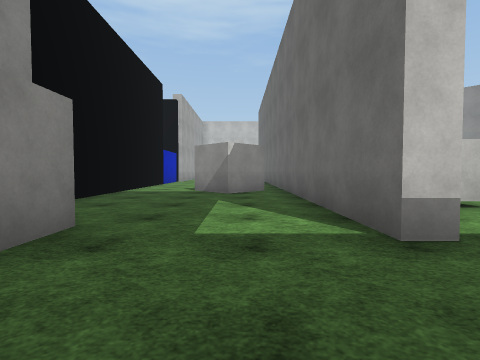
[1] (above)

24 first-person views from a walk through a 3-D level made in the Unity game engine. The camera is 1.2 m above the floor, tilts 2° down and sees 85° across. The floor is counted in squares, 2 m on a side. Each view is taken from the middle of a square. On the plan, view 1 faces up. The plan holds only what a view shows up to about 9 squares ahead; the rest is blank. The place goes on beyond the plan. The player is left out. Surface patterns are stand-ins for the level's own textures.

[2]
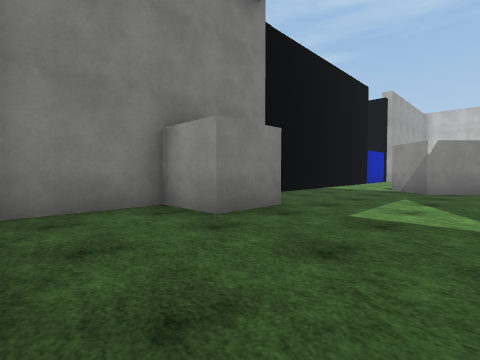

[3]
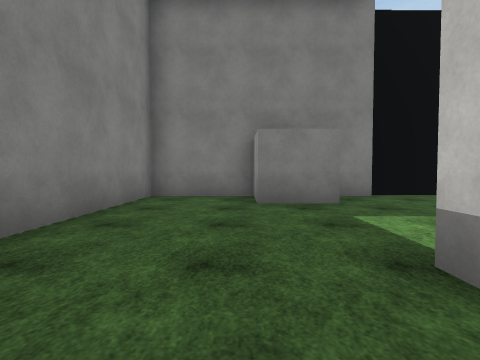

[4]
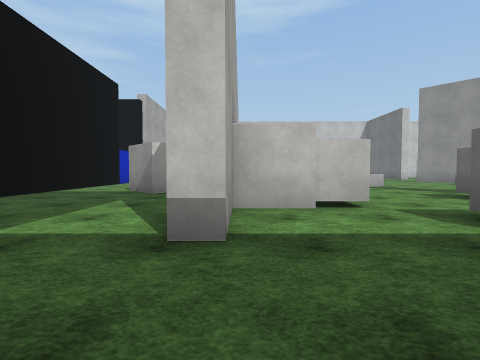

[5]
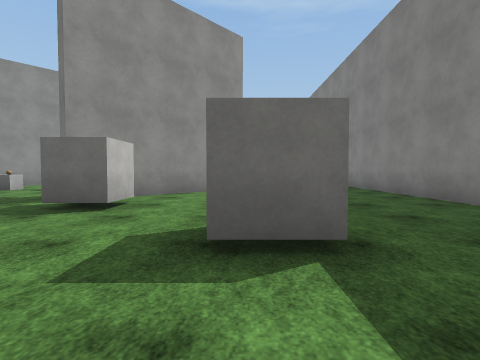

[6]
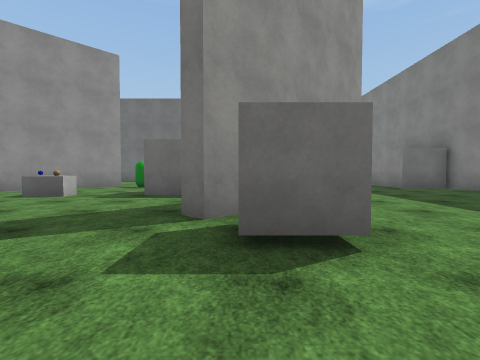

[7]
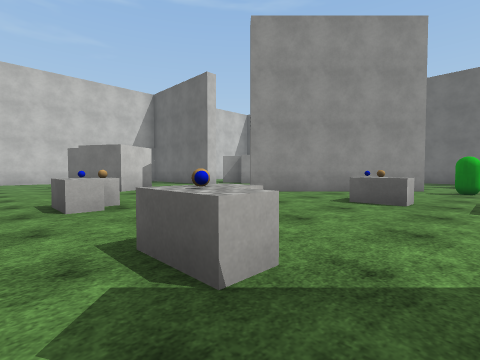

[8]
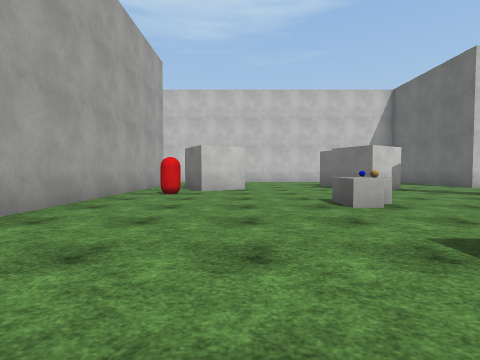

[9]
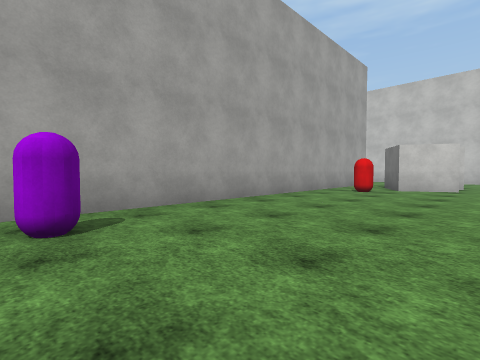

[10]
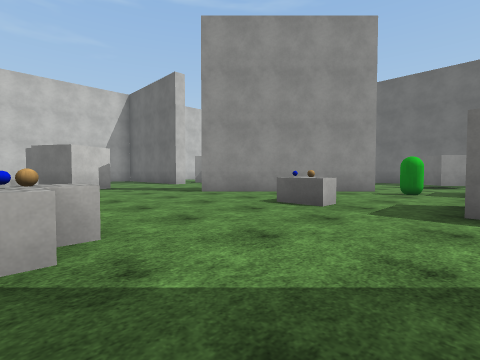

[11]
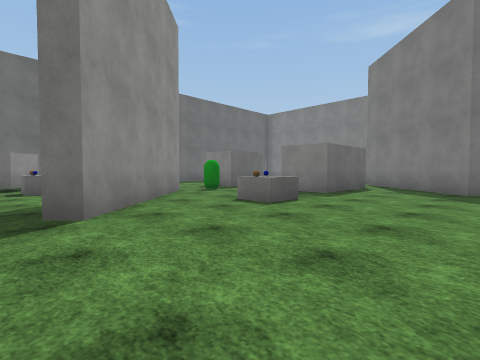

[12]
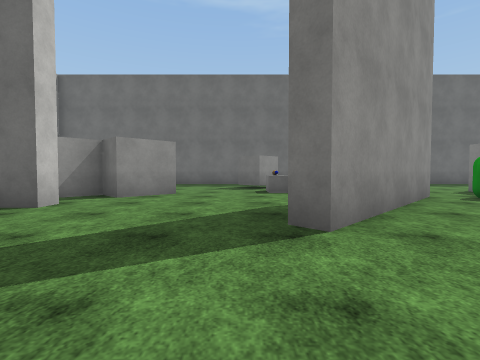

[13]
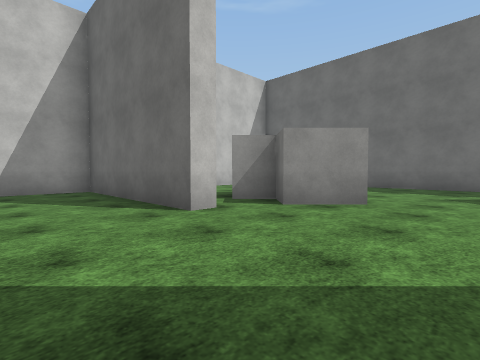

[14]
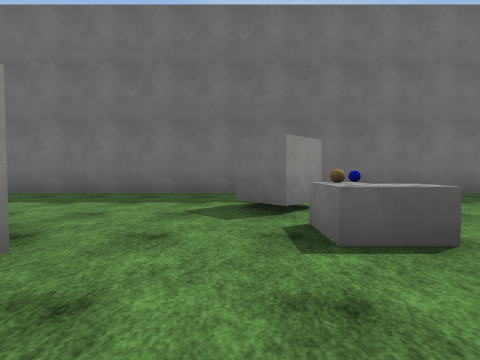

[15]
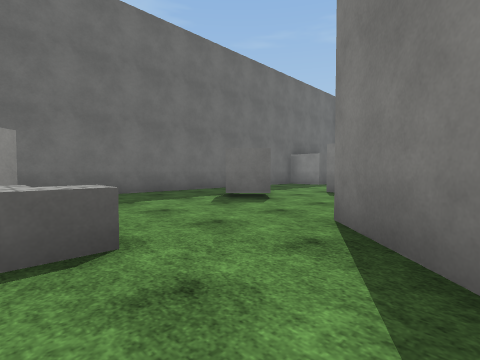

[16]
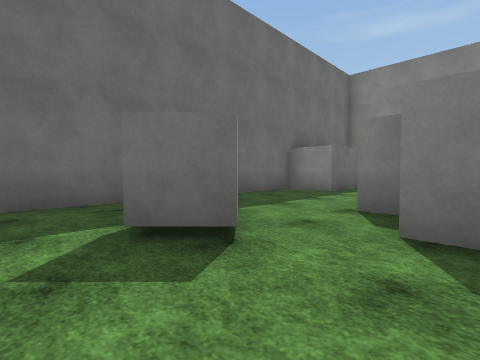

[17]
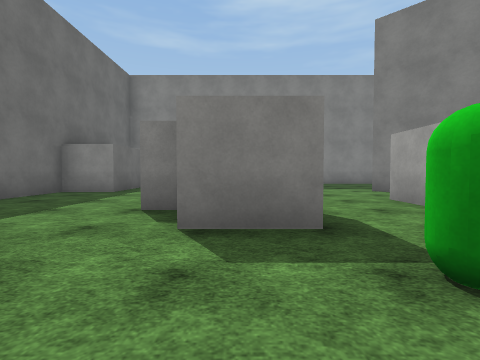

[18]
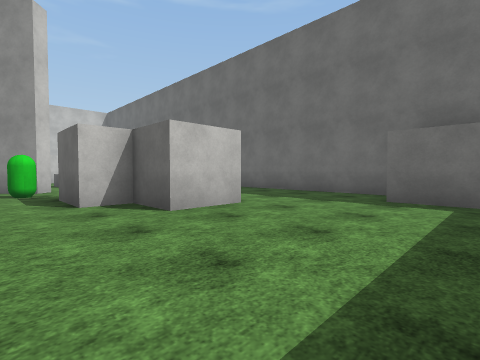

[19]
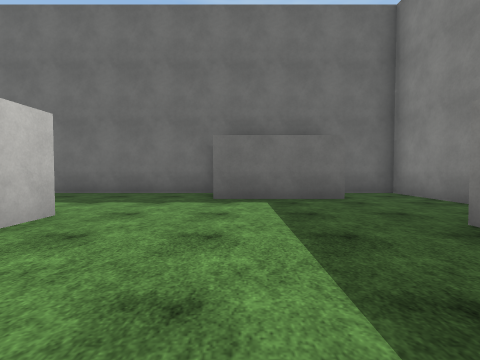

[20]
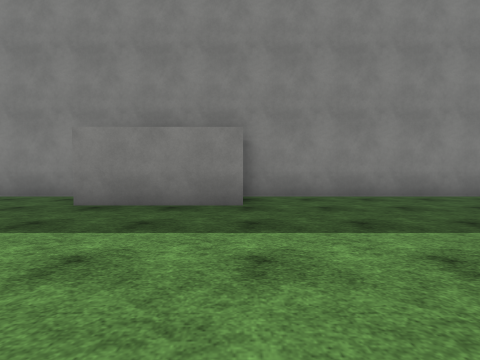

[21]
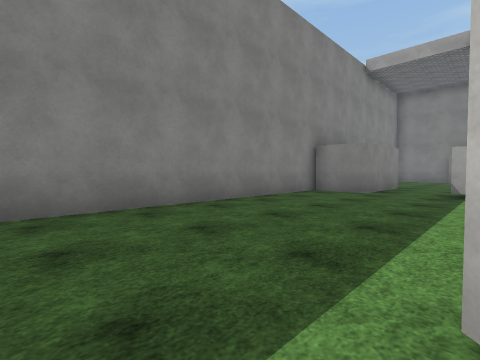

[22]
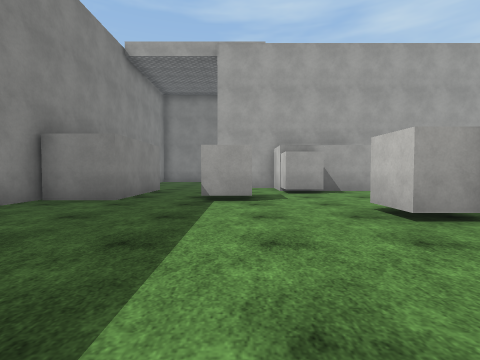

[23]
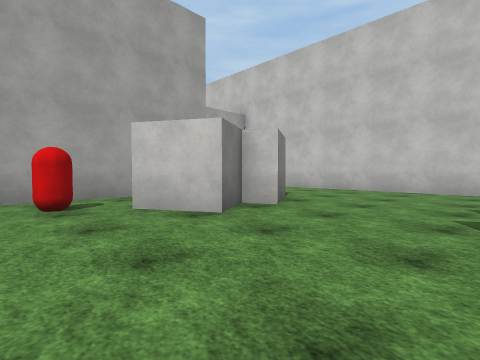

[24]
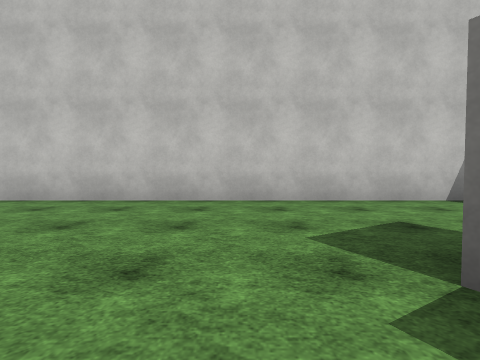

### Floor plan
Points are (right, up) in squares from view 1. A wall is a line through its corners. A room is listed if a view was taken in it or the views show most of it. See-through windows are left out.
Room 1 (views 1, 2, 4)
walls: (-1.8, 2.9) (-1.8, 1.3) (-3.3, 1.3) (-3.3, -1.1) (0.8, -1.1); (-3.3, 4.2) (-3.3, 3.4); (1.9, 2.2) (1.4, 2.2) (1.4, 6.6); (-0.3, 6.9) (-1.4, 8); (-3.5, 6.6) (-3.5, 4.2)
ways out: opening at (3, 1.5) to room 2; opening at (-1.3, 7.3)
Room 2 (views 3, 5, 6, 7, 8, 9, 10, 11, 12, 13, 14, 15, 16, 17, 18, 19, 20, 21, 22, 23, 24)
walls: (14.1, 12.3) (15.4, 10.9) (15.1, 10.6) (11.6, 14.1) (12, 14.5); (12.8, 6.6) (12.8, 5.4); (8.5, 6.8) (10.6, 4.8); (11.3, 5.5) (11.3, 8.3) (12.9, 8.3); (10.2, 17.5) (8.9, 16.7) (8.1, 18.1); (10.7, 4) (8.4, 6.3); (16.9, 7) (17.6, 7); (11.7, 3.6) (12.1, 3.3); (15.9, 16.6) (14.8, 17.7) (15.5, 18.4) (14.8, 19.1); (13.8, 18.3) (13.2, 18.3) (13.2, 23.3) (2.1, 23.3); (8.4, 18.9) (8.1, 19.4); (17.6, 5.5) (16, 5.5) (16, 6.8) (15.2, 6.8) (15.2, 8.3) (16.8, 8.3); (3.2, 7) (3.2, 4.2) (1.9, 4.2) (1.9, 2.2); (21, 15) (21, 21.4); (4.4, 20.1) (5.2, 18.8) (4.6, 18.5) (5.2, 17.5) (3.9, 16.7) (3.2, 18); (1.9, 18) (1.9, 8.1); (2.8, 0.5) (5.7, 0.5) (5.7, -1.1) (13.9, -1.1) (13.9, 0.5) (17, 0.5); (19.6, 0.8) (19.6, 3.6) (21, 3.6) (21, 13.5); (17.9, -1.1) (21, -1.1) (21, 0.2)
ways out: opening at (3, 1.5) to room 1
objects: other object (3, 9); red capsule (3, 16); cube (4, 5); cube (5, 3); orange ball (6, 11); other object (6, 14); cube (7, 5) to (8, 6); cube (7, 10); cube (7, 11); cube (7, 14); other object (8, 14); cube (10, 11); cube (11, 10); other object (11, 11); cube (12, 11); other object (13, 11); other object (15, 10); other object (15, 14); cube (16, 14); cube (17, 14); orange ball (17, 15); cube (18, 9) to (19, 10); cube (18, 14) to (19, 15)

Where each view was taken, in squares from view 1:
view 1: 0 up, 0 right, facing up
view 2: 1 down, 1 right, facing up-left
view 3: 1 up, 3 right, facing left
view 4: 0 up, 2 right, facing up
view 5: 3 up, 3 right, facing right
view 6: 6 up, 5 right, facing right
view 7: 9 up, 6 right, facing up-right
view 8: 9 up, 5 right, facing up
view 9: 8 up, 6 right, facing up-left
view 10: 8 up, 7 right, facing up-right
view 11: 15 up, 8 right, facing down-right
view 12: 15 up, 9 right, facing right
view 13: 15 up, 11 right, facing up-right
view 14: 15 up, 14 right, facing right
view 15: 14 up, 14 right, facing down-right
view 16: 11 up, 16 right, facing down-right
view 17: 11 up, 16 right, facing down
view 18: 2 up, 14 right, facing up-right
view 19: 3 up, 14 right, facing right
view 20: 5 up, 14 right, facing down
view 21: 3 up, 13 right, facing down-left
view 22: 3 up, 11 right, facing left
view 23: 15 up, 8 right, facing up-left
view 24: 18 up, 7 right, facing up
